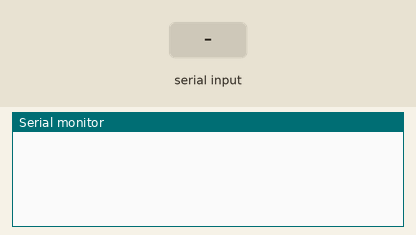
Simulated run of this sketch. Board: Arduino Uno, built with avr-gcc and run on an emulated ATmega328P. On the bench: the last lines printed to the serial monitor. The inputs (shaded band) are chosen by the test bench.

Above: at 1.2 s.
1.3 s: "90,45\n" received over Serial
At 1.8 s:
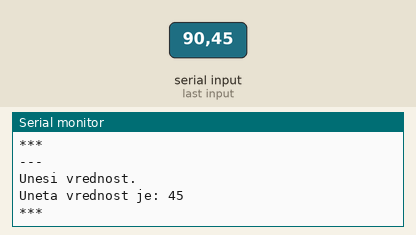
2.8 s: "30,150\n" received over Serial
At 4.7 s:
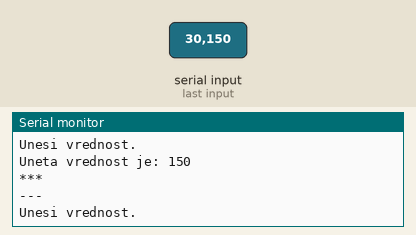
Timing chart, 0 to 6.2 s (numbered marks = the images above; inputs shaded):
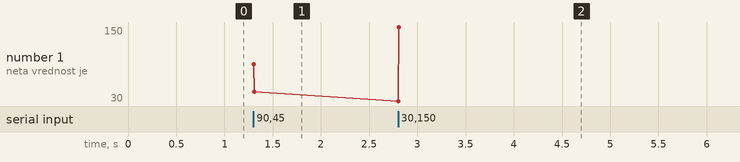

The sketch:

SerialReadUpravljanje.ino
```cpp
int serialRead;


void setup() {
  Serial.begin(115200);
}

void loop() {
  if (Serial.available() > 0) {
    int serialRead = Serial.parseInt();
    Serial.println("---");
    Serial.println("Unesi vrednost.");

    if (serialRead == 0) {
      // Nakon sto Serial.available procita i ispise vrednost
      // Uvek stavi da je vrednost open 0
    }
    else {
      Serial.print("Uneta vrednost je: ");
      Serial.println(serialRead);
      Serial.println("***");
    }
  }
}
```

Measured:
- after the input at 1.3 s, the serial monitor: prints a new line at once (image 1)
- after the input at 2.8 s, the serial monitor: prints a new line at once (image 2)
- plotted number 1: 45 → 150 after the input at 2.8 s
